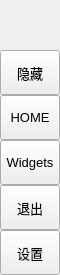
        <widget class="QFrame" name="leftMenuBg">
         <property name="minimumSize">
          <size>
           <width>60</width>
           <height>0</height>
          </size>
         </property>
         <property name="maximumSize">
          <size>
           <width>60</width>
           <height>16777215</height>
          </size>
         </property>
         <property name="frameShape">
          <enum>QFrame::NoFrame</enum>
         </property>
         <property name="frameShadow">
          <enum>QFrame::Raised</enum>
         </property>
         <layout class="QVBoxLayout" name="verticalLayout_3">
          <property name="spacing">
           <number>0</number>
          </property>
          <property name="leftMargin">
           <number>0</number>
          </property>
          <property name="topMargin">
           <number>0</number>
          </property>
          <property name="rightMargin">
           <number>0</number>
          </property>
          <property name="bottomMargin">
           <number>0</number>
          </property>
          <item>
           <widget class="QFrame" name="topLogoInfo">
            <property name="minimumSize">
             <size>
              <width>0</width>
              <height>50</height>
             </size>
            </property>
            <property name="maximumSize">
             <size>
              <width>16777215</width>
              <height>50</height>
             </size>
            </property>
            <property name="frameShape">
             <enum>QFrame::NoFrame</enum>
            </property>
            <property name="frameShadow">
             <enum>QFrame::Raised</enum>
            </property>
            <widget class="QFrame" name="topLogo">
             <property name="geometry">
              <rect>
               <x>10</x>
               <y>5</y>
               <width>42</width>
               <height>42</height>
              </rect>
             </property>
             <property name="minimumSize">
              <size>
               <width>42</width>
               <height>42</height>
              </size>
             </property>
             <property name="maximumSize">
              <size>
               <width>42</width>
               <height>42</height>
              </size>
             </property>
             <property name="autoFillBackground">
              <bool>false</bool>
             </property>
             <property name="styleSheet">
              <string notr="true">background-image: url(:/res/images/images/PyDracula.png);</string>
             </property>
             <property name="frameShape">
              <enum>QFrame::NoFrame</enum>
             </property>
             <property name="frameShadow">
              <enum>QFrame::Raised</enum>
             </property>
            </widget>
            <widget class="QLabel" name="titleLeftApp">
             <property name="geometry">
              <rect>
               <x>70</x>
               <y>8</y>
               <width>160</width>
               <height>20</height>
              </rect>
             </property>
             <property name="font">
              <font>
               <family>Segoe UI Semibold</family>
               <pointsize>12</pointsize>
               <italic>false</italic>
               <bold>false</bold>
              </font>
             </property>
             <property name="text">
              <string>MOLI</string>
             </property>
             <property name="alignment">
              <set>Qt::AlignLeading|Qt::AlignLeft|Qt::AlignTop</set>
             </property>
            </widget>
            <widget class="QLabel" name="titleLeftDescription">
             <property name="geometry">
              <rect>
               <x>70</x>
               <y>27</y>
               <width>160</width>
               <height>16</height>
              </rect>
             </property>
             <property name="maximumSize">
              <size>
               <width>16777215</width>
               <height>16</height>
              </size>
             </property>
             <property name="font">
              <font>
               <family>Segoe UI</family>
               <pointsize>8</pointsize>
               <italic>false</italic>
               <bold>false</bold>
              </font>
             </property>
             <property name="text">
              <string>努力生活</string>
             </property>
             <property name="alignment">
              <set>Qt::AlignLeading|Qt::AlignLeft|Qt::AlignTop</set>
             </property>
            </widget>
           </widget>
          </item>
          <item>
           <widget class="QFrame" name="leftMenuFrame">
            <property name="frameShape">
             <enum>QFrame::NoFrame</enum>
            </property>
            <property name="frameShadow">
             <enum>QFrame::Raised</enum>
            </property>
            <layout class="QVBoxLayout" name="verticalMenuLayout">
             <property name="spacing">
              <number>0</number>
             </property>
             <property name="leftMargin">
              <number>0</number>
             </property>
             <property name="topMargin">
              <number>0</number>
             </property>
             <property name="rightMargin">
              <number>0</number>
             </property>
             <property name="bottomMargin">
              <number>0</number>
             </property>
             <item>
              <widget class="QFrame" name="toggleBox">
               <property name="maximumSize">
                <size>
                 <width>16777215</width>
                 <height>45</height>
                </size>
               </property>
               <property name="frameShape">
                <enum>QFrame::NoFrame</enum>
               </property>
               <property name="frameShadow">
                <enum>QFrame::Raised</enum>
               </property>
               <layout class="QVBoxLayout" name="verticalLayout_4">
                <property name="spacing">
                 <number>0</number>
                </property>
                <property name="leftMargin">
                 <number>0</number>
                </property>
                <property name="topMargin">
                 <number>0</number>
                </property>
                <property name="rightMargin">
                 <number>0</number>
                </property>
                <property name="bottomMargin">
                 <number>0</number>
                </property>
                <item>
                 <widget class="QPushButton" name="toggleButton">
                  <property name="sizePolicy">
                   <sizepolicy hsizetype="Expanding" vsizetype="Fixed">
                    <horstretch>0</horstretch>
                    <verstretch>0</verstretch>
                   </sizepolicy>
                  </property>
                  <property name="minimumSize">
                   <size>
                    <width>0</width>
                    <height>45</height>
                   </size>
                  </property>
                  <property name="font">
                   <font>
                    <family>Segoe UI</family>
                    <pointsize>10</pointsize>
                    <italic>false</italic>
                    <bold>false</bold>
                   </font>
                  </property>
                  <property name="cursor">
                   <cursorShape>PointingHandCursor</cursorShape>
                  </property>
                  <property name="layoutDirection">
                   <enum>Qt::LeftToRight</enum>
                  </property>
                  <property name="styleSheet">
                   <string notr="true">background-image: url(:/res/images/icons/icon_menu.png);</string>
                  </property>
                  <property name="text">
                   <string>隐藏</string>
                  </property>
                 </widget>
                </item>
               </layout>
              </widget>
             </item>
             <item alignment="Qt::AlignTop">
              <widget class="QFrame" name="topMenu">
               <property name="frameShape">
                <enum>QFrame::NoFrame</enum>
               </property>
               <property name="frameShadow">
                <enum>QFrame::Raised</enum>
               </property>
               <layout class="QVBoxLayout" name="verticalLayout_8">
                <property name="spacing">
                 <number>0</number>
                </property>
                <property name="leftMargin">
                 <number>0</number>
                </property>
                <property name="topMargin">
                 <number>0</number>
                </property>
                <property name="rightMargin">
                 <number>0</number>
                </property>
                <property name="bottomMargin">
                 <number>0</number>
                </property>
                <item>
                 <widget class="QPushButton" name="btn_home">
                  <property name="sizePolicy">
                   <sizepolicy hsizetype="Expanding" vsizetype="Fixed">
                    <horstretch>0</horstretch>
                    <verstretch>0</verstretch>
                   </sizepolicy>
                  </property>
                  <property name="minimumSize">
                   <size>
                    <width>0</width>
                    <height>45</height>
                   </size>
                  </property>
                  <property name="font">
                   <font>
                    <family>Segoe UI</family>
                    <pointsize>10</pointsize>
                    <italic>false</italic>
                    <bold>false</bold>
                   </font>
                  </property>
                  <property name="cursor">
                   <cursorShape>PointingHandCursor</cursorShape>
                  </property>
                  <property name="layoutDirection">
                   <enum>Qt::LeftToRight</enum>
                  </property>
                  <property name="styleSheet">
                   <string notr="true">background-image: url(:/res/images/icons/cil-home.png);</string>
                  </property>
                  <property name="text">
                   <string>HOME</string>
                  </property>
                 </widget>
                </item>
                <item>
                 <widget class="QPushButton" name="btn_demonstrate">
                  <property name="enabled">
                   <bool>true</bool>
                  </property>
                  <property name="sizePolicy">
                   <sizepolicy hsizetype="Expanding" vsizetype="Fixed">
                    <horstretch>0</horstretch>
                    <verstretch>0</verstretch>
                   </sizepolicy>
                  </property>
                  <property name="minimumSize">
                   <size>
                    <width>0</width>
                    <height>45</height>
                   </size>
                  </property>
                  <property name="font">
                   <font>
                    <family>Segoe UI</family>
                    <pointsize>10</pointsize>
                    <italic>false</italic>
                    <bold>false</bold>
                   </font>
                  </property>
                  <property name="cursor">
                   <cursorShape>PointingHandCursor</cursorShape>
                  </property>
                  <property name="layoutDirection">
                   <enum>Qt::LeftToRight</enum>
                  </property>
                  <property name="styleSheet">
                   <string notr="true">background-image: url(:/res/images/icons/cil-speech.png);</string>
                  </property>
                  <property name="text">
                   <string>Widgets</string>
                  </property>
                  <property name="checkable">
                   <bool>false</bool>
                  </property>
                 </widget>
                </item>
                <item>
                 <widget class="QPushButton" name="btn_exit">
                  <property name="sizePolicy">
                   <sizepolicy hsizetype="Expanding" vsizetype="Fixed">
                    <horstretch>0</horstretch>
                    <verstretch>0</verstretch>
                   </sizepolicy>
                  </property>
                  <property name="minimumSize">
                   <size>
                    <width>0</width>
                    <height>45</height>
                   </size>
                  </property>
                  <property name="font">
                   <font>
                    <family>Segoe UI</family>
                    <pointsize>10</pointsize>
                    <italic>false</italic>
                    <bold>false</bold>
                   </font>
                  </property>
                  <property name="cursor">
                   <cursorShape>PointingHandCursor</cursorShape>
                  </property>
                  <property name="layoutDirection">
                   <enum>Qt::LeftToRight</enum>
                  </property>
                  <property name="styleSheet">
                   <string notr="true">background-image: url(:/res/images/icons/cil-x.png);</string>
                  </property>
                  <property name="text">
                   <string>退出</string>
                  </property>
                 </widget>
                </item>
               </layout>
              </widget>
             </item>
             <item alignment="Qt::AlignBottom">
              <widget class="QFrame" name="bottomMenu">
               <property name="frameShape">
                <enum>QFrame::NoFrame</enum>
               </property>
               <property name="frameShadow">
                <enum>QFrame::Raised</enum>
               </property>
               <layout class="QVBoxLayout" name="verticalLayout_9">
                <property name="spacing">
                 <number>0</number>
                </property>
                <property name="leftMargin">
                 <number>0</number>
                </property>
                <property name="topMargin">
                 <number>0</number>
                </property>
                <property name="rightMargin">
                 <number>0</number>
                </property>
                <property name="bottomMargin">
                 <number>0</number>
                </property>
                <item>
                 <widget class="QPushButton" name="toggleLeftBox">
                  <property name="sizePolicy">
                   <sizepolicy hsizetype="Expanding" vsizetype="Fixed">
                    <horstretch>0</horstretch>
                    <verstretch>0</verstretch>
                   </sizepolicy>
                  </property>
                  <property name="minimumSize">
                   <size>
                    <width>0</width>
                    <height>45</height>
                   </size>
                  </property>
                  <property name="font">
                   <font>
                    <family>Segoe UI</family>
                    <pointsize>10</pointsize>
                    <italic>false</italic>
                    <bold>false</bold>
                   </font>
                  </property>
                  <property name="cursor">
                   <cursorShape>PointingHandCursor</cursorShape>
                  </property>
                  <property name="layoutDirection">
                   <enum>Qt::LeftToRight</enum>
                  </property>
                  <property name="styleSheet">
                   <string notr="true">background-image: url(:/res/images/icons/icon_settings.png);</string>
                  </property>
                  <property name="text">
                   <string>设置</string>
                  </property>
                 </widget>
                </item>
               </layout>
              </widget>
             </item>
            </layout>
           </widget>
          </item>
         </layout>
        </widget>
